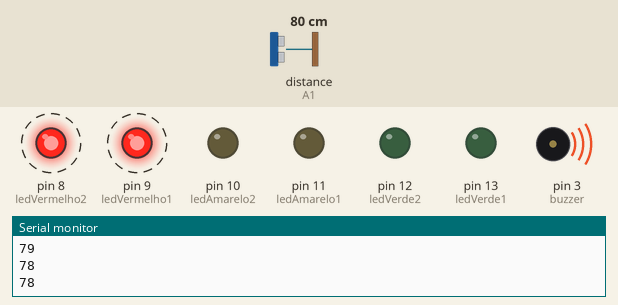
Recording of a sketch running on a simulated Arduino Uno, built with avr-gcc and run on an emulated ATmega328P. Parts: output pins drawn as LEDs (lit = HIGH), buzzer (waves = sounding), the last lines printed to the serial monitor. Wiring (inferred from the names in the program): ultrasonic range finder: trigger A0; echo A1. Dashed ring = blinking. Inputs (shaded band) come from the test bench; at power-on: distance to the obstacle (sensor on A1) 80 cm. The echo pulse lasts 58.3 µs per cm; pins used as bus, display or sensor lines are not drawn.

Above: at 1.4 s.
1.5 s: distance to the obstacle (sensor on A1) set to 97 cm
4.7 s: distance to the obstacle (sensor on A1) set to 105 cm
At 5.2 s:
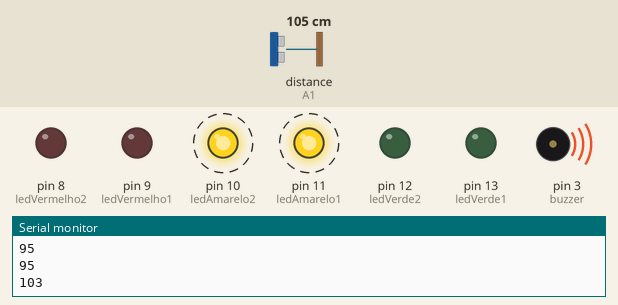
7.9 s: distance to the obstacle (sensor on A1) set to 199 cm
11.1 s: distance to the obstacle (sensor on A1) set to 207 cm
At 11.9 s:
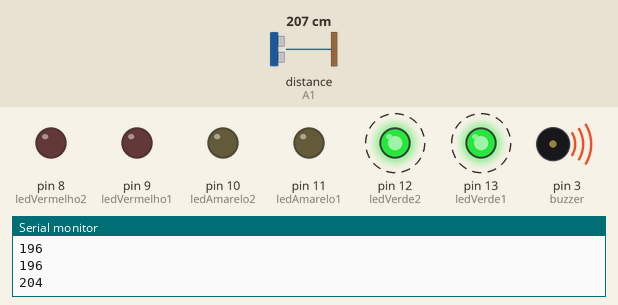
14.3 s: distance to the obstacle (sensor on A1) set to 2 cm
At 14.56 s:
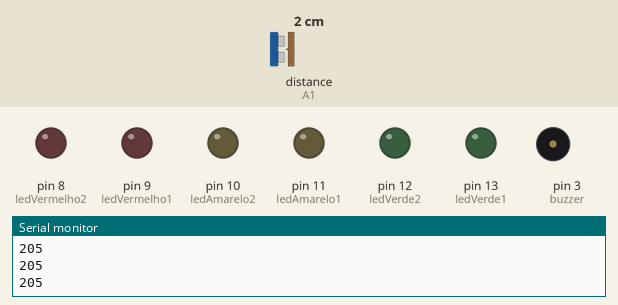
17.5 s: distance to the obstacle (sensor on A1) set to 120 cm
At 18.0 s:
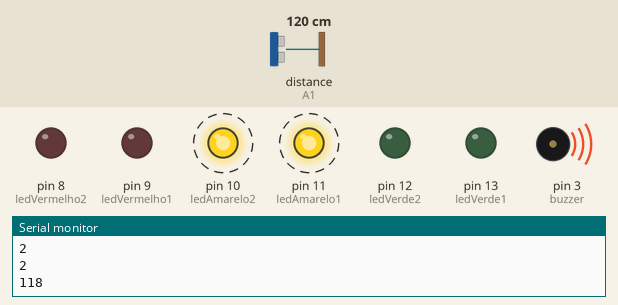
Timing chart, 0 to 21.7 s (numbered marks = the images above; inputs shaded):
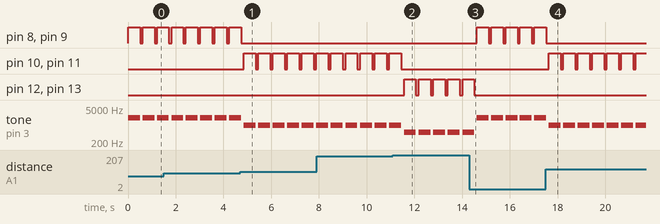

Measured:
- the behaviour switches between 101 and 102 cm on distance to the obstacle (sensor on A1) (found by bisection; images 0 and 1)
- the behaviour switches between 202 and 203 cm on distance to the obstacle (sensor on A1) (found by bisection; images 1 and 2)
- after the input at 4.7 s, pin 8 (ledVermelho2), pin 9 (ledVermelho1): goes on until 4.7 s, then stays LOW; pin 10 (ledAmarelo2), pin 11 (ledAmarelo1): alternates HIGH for 0.50 s and LOW for 0.11 s, starting after 0.15 s
- after the input at 11.1 s, pin 10 (ledAmarelo2), pin 11 (ledAmarelo1): goes on until 11.5 s, then stays LOW; pin 12 (ledVerde2), pin 13 (ledVerde1): alternates HIGH for 0.50 s and LOW for 0.11 s, starting after 0.46 s
- after the input at 14.3 s, pin 8 (ledVermelho2), pin 9 (ledVermelho1): alternates HIGH for 0.50 s and LOW for 0.10 s, starting after 0.32 s; pin 12 (ledVerde2), pin 13 (ledVerde1): goes on until 14.5 s, then stays LOW
- after the input at 17.5 s, pin 8 (ledVermelho2), pin 9 (ledVermelho1): goes on until 17.5 s, then stays LOW; pin 10 (ledAmarelo2), pin 11 (ledAmarelo1): alternates HIGH for 0.50 s and LOW for 0.11 s, starting after 0.13 s
- by itself, pin 8 (ledVermelho2), pin 9 (ledVermelho1): alternates HIGH for 0.50 s and LOW for 0.11 s
- by itself, tone on pin 3 (buzzer): alternates 1000 Hz for 0.50 s and silent for 0.11 s

The sketch:

ex2.ino
```cpp
const int TRIGGER_PIN = A0;
const int ECHO_PIN = A1;
const int inter_time = 1000;
const int ledVerde1 = 13;
const int ledVerde2 = 12;
const int ledAmarelo1 = 11;
const int ledAmarelo2 = 10;
const int ledVermelho1 = 9;
const int ledVermelho2 = 8;
const int buzzer = 3;
int distancia;

void setup() {

  Serial.begin(9600);
  	pinMode(TRIGGER_PIN, OUTPUT); // define os pinos como entrada/saída
  	pinMode(ECHO_PIN, INPUT);
  	pinMode(ledVerde1, OUTPUT);
  	pinMode(ledVerde2, OUTPUT);
  	pinMode(ledAmarelo1, OUTPUT);
  	pinMode(ledAmarelo2, OUTPUT);
  	pinMode(ledVermelho1, OUTPUT);
  	pinMode(ledVermelho2, OUTPUT);
  	pinMode(buzzer, OUTPUT);

}


void loop() {
  digitalWrite(TRIGGER_PIN, LOW);
	delayMicroseconds(2);
	digitalWrite(TRIGGER_PIN, HIGH);
	delayMicroseconds(10);
	digitalWrite(TRIGGER_PIN, LOW);  // medir a distancia, garantindo que o sensor estava desligado inicialmente


  distancia = pulseIn(ECHO_PIN, HIGH);
  distancia = distancia*0.034/2;
  Serial.println(distancia);

   if (distancia == 0 || distancia >= 332) {
    digitalWrite(ledVerde1,LOW);
    digitalWrite(ledVerde2,LOW);
    digitalWrite(ledAmarelo1,LOW);
    digitalWrite(ledAmarelo2,LOW);
    digitalWrite(ledVermelho1,LOW);
    digitalWrite(ledVermelho2,LOW);
    noTone(buzzer);
    delay(500);
   }
  else if(distancia >= 200 && distancia <= 332){
    digitalWrite(ledVerde1,HIGH);
    digitalWrite(ledVerde2,HIGH);
    tone(buzzer, 500);
    delay(500);
    noTone(buzzer);
    digitalWrite(ledVerde1,LOW);
    digitalWrite(ledVerde2,LOW);

  }
  else if(distancia >= 100 && distancia < 200){
    digitalWrite(ledAmarelo1,HIGH);
    digitalWrite(ledAmarelo2,HIGH);
    tone(buzzer, 1000);
    delay(500);
    noTone(buzzer);
    digitalWrite(ledAmarelo1,LOW);
    digitalWrite(ledAmarelo2,LOW);
  }
  else if(distancia >= 2 && distancia < 100){
    digitalWrite(ledVermelho1,HIGH);
    digitalWrite(ledVermelho2,HIGH);
    tone(buzzer, 2000);
    delay(500);
    noTone(buzzer);
    digitalWrite(ledVermelho1,LOW);
    digitalWrite(ledVermelho2,LOW);
  }

  delay(100);
  }
```
